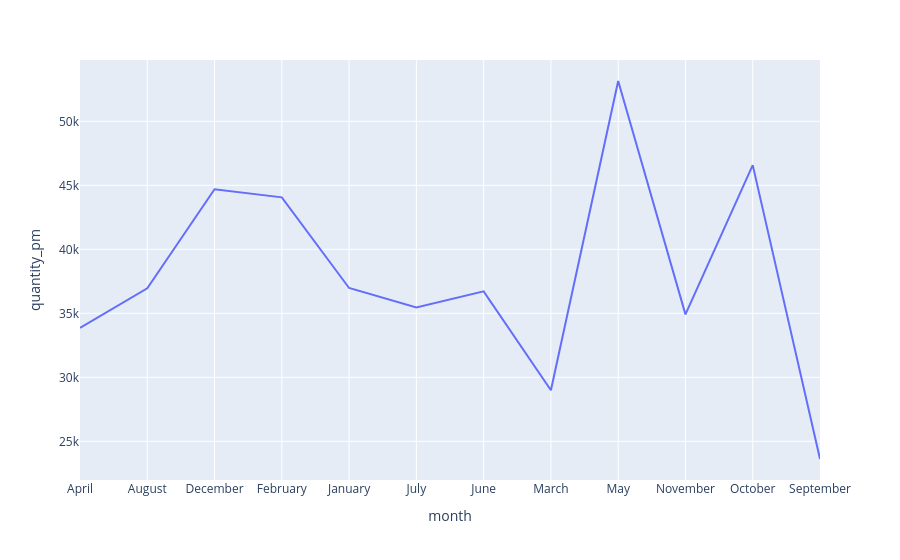

The notebook cell this image was saved under:
### Code cell
# Trend patterns
trend = retail_sales.groupby(['month'], as_index=False).agg(
    quantity_pm = ('Total_Amount', 'sum')
).sort_values(by=['month'])

fig = px.line(trend, x="month", y="quantity_pm")
fig.show()

category_peak = retail_sales.groupby(['Product_Category', retail_sales['Date'].dt.month], as_index=False).agg(
    pm_revenue = ('Total_Amount', 'sum')
).sort_values(by='pm_revenue', ascending=False)

### Figure 1 — Plotly figure (JSON) as saved in the notebook; plotly's stock layout.template omitted (floating-point values rounded to 4 significant figures)
{"data": [{"hovertemplate": "month=%{x}<br>quantity_pm=%{y}<extra></extra>", "legendgroup": "", "line": {"color": "#636efa", "dash": "solid"}, "marker": {"symbol": "circle"}, "mode": "lines", "name": "", "orientation": "v", "showlegend": false, "type": "scatter", "x": ["April", "August", "December", "February", "January", "July", "June", "March", "May", "November", "October", "September"], "xaxis": "x", "y": [33870, 36960, 44690, 44060, 36980, 35465, 36715, 28990, 53150, 34920, 46580, 23620], "yaxis": "y"}], "layout": {"legend": {"tracegroupgap": 0}, "margin": {"t": 60}, "xaxis": {"anchor": "y", "domain": [0, 1], "title": {"text": "month"}}, "yaxis": {"anchor": "x", "domain": [0, 1], "title": {"text": "quantity_pm"}}}}
